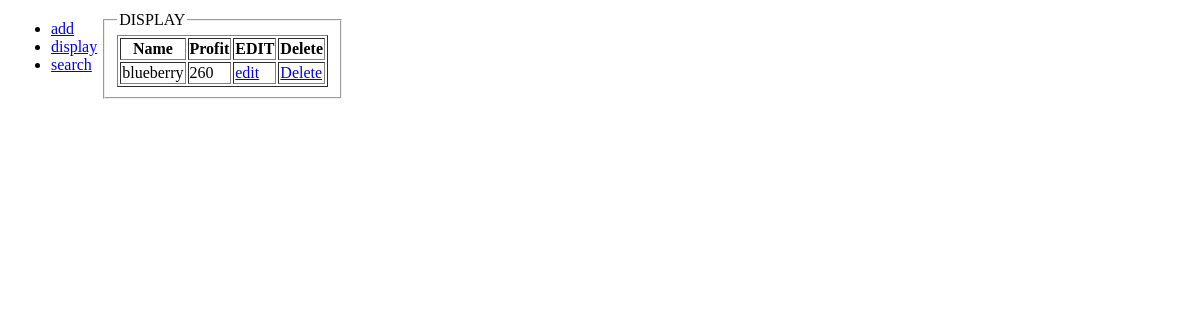
The app's page /views/display.php, older data.
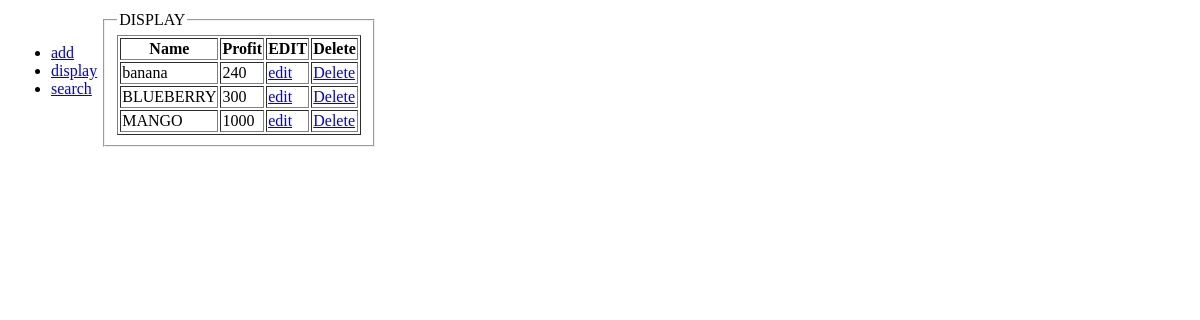
The same page, newer data.
### tables this page shows
CREATE TABLE `products` (
  `id` int(200) NOT NULL,
  `Name` varchar(200) NOT NULL,
  `buyingprice` int(200) NOT NULL,
  `sellingprice` int(200) NOT NULL,
  `profit` int(200) NOT NULL
);

### models/productmodel.php (the view, shortened to what this page needs)
<?php
     function displayproduct (){
        $con = getConnection();
        $sql = "select * from products";
        $result = mysqli_query($con, $sql);
        while($row = mysqli_fetch_assoc($result)){
           echo " <tr>
            <td>{$row['Name']}</td>
            <td>{$row['profit']}</td>
            <td><a href='../controllers/edithandler.php?id=".$row['id']."'>edit</a></td>
            <td><a href='../controllers/deletehandler.php?id=".$row['id']."'>Delete</a> </td>
        </tr>";
        }
        return $result;
    }
?>

### views/display.php (shortened to what this page needs)
<?php
require_once '../models/productmodel.php';
?>
<html>
<head>
</head>
<body>
    <table>
<tr>
    <td>
    <table>
        <ul>
            <li><a href="addproduct.php">add</a></li>
            <li><a href="display.php">display</a></li>
            <li><a href="search.php">search</a></li>
        </ul>
    </table>
    </td>
    <td>
    <fieldset>
    <legend>DISPLAY</legend>
    <table border="1">
                                    <tr>
                                        <th>Name</th>
                                        <th>Profit</th>
                                        <th>EDIT</th>
                                        <th>Delete</th>
                                    </tr>
<?php
displayproduct();
?>
    </fieldset>
    </td>
</tr>
    </table>
</body>
</html>

Row changes from the older to the newer data that the page shows:
removed products: Name "blueberry", profit "260"
added products: Name "banana", profit "240"
added products: Name "BLUEBERRY", profit "300"
added products: Name "MANGO", profit "1000"
